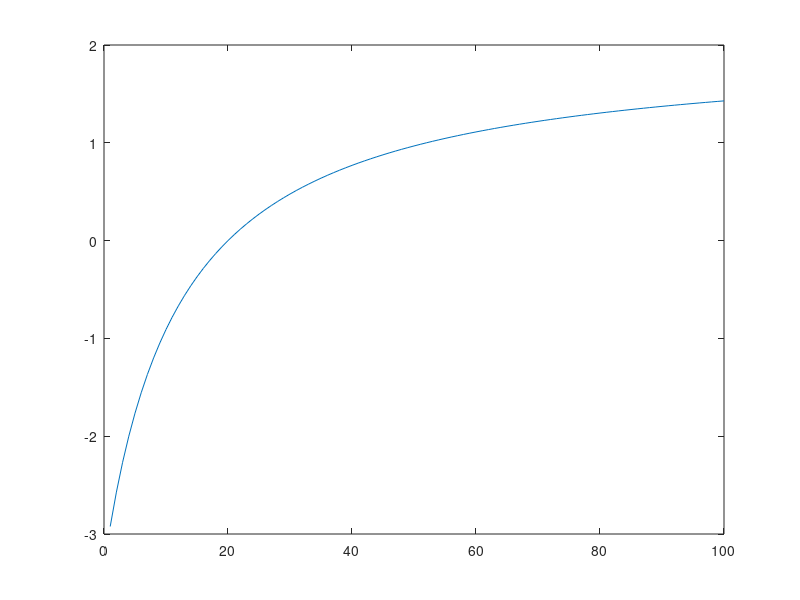

The MATLAB source for this figure:
clc
clear all
R2=1:1:100;
Vout=zeros(100,1);
b=[10;0;0];
for i=1:100
    A=[40 -20 -20;-20 40+R2(i) -20;-20 -20 60];
    X=inv(A)*b;
    Vout(i)=20*(X(3)-X(2));
    fprintf('Vout at R2 = %.0f kOhm is %1.4f\n',i,Vout(i));
end
plot(R2,Vout)
